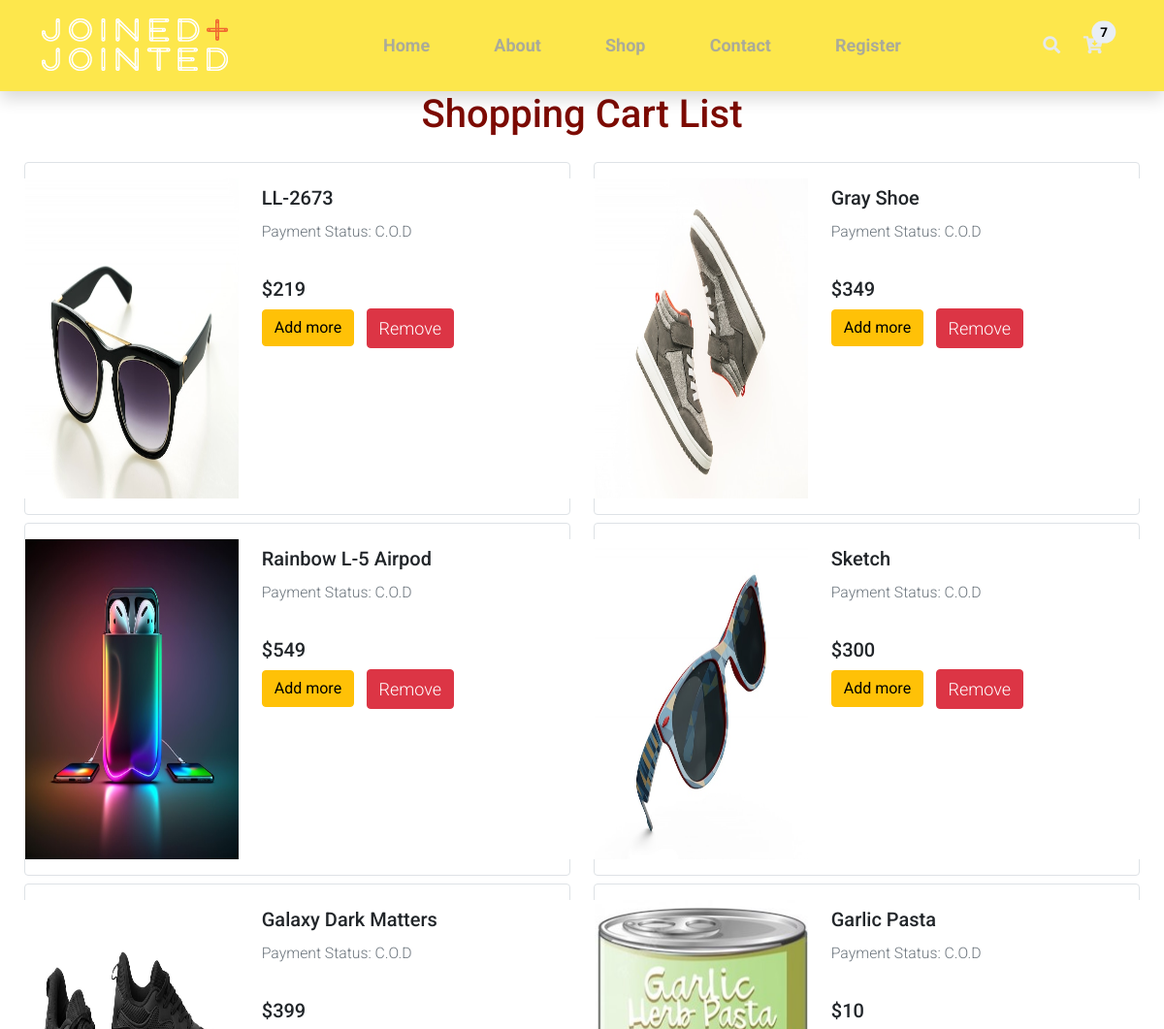
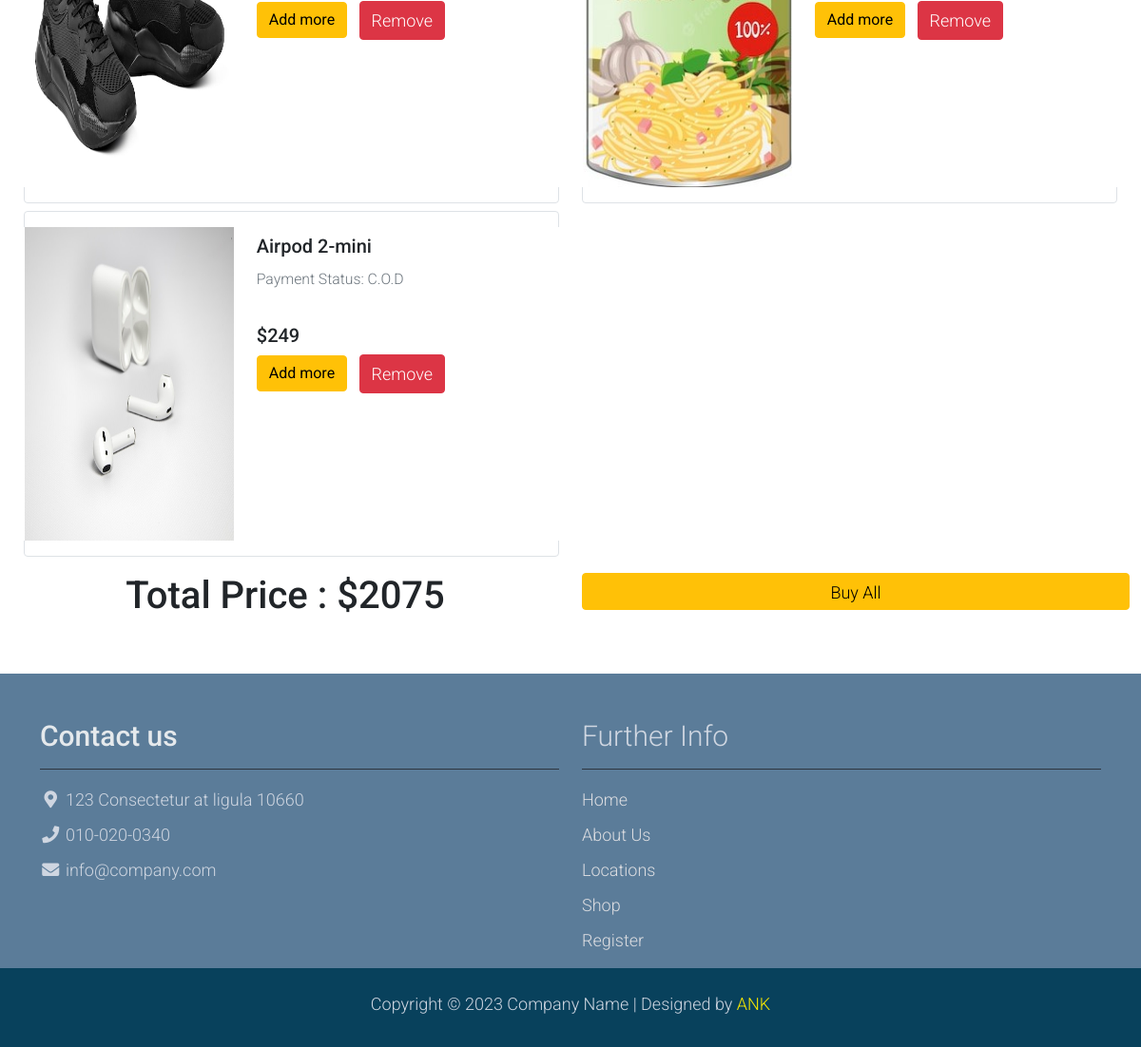
The app's page /cart.php with its own data (2 pictures, top to bottom).
### tables this page shows
CREATE TABLE `order66` (
  `order_id` int(11) NOT NULL,
  `name` varchar(20) NOT NULL,
  `sellername` varchar(30) NOT NULL,
  `imgfile` varchar(100) NOT NULL,
  `price` int(20) NOT NULL,
  `paymentStatus` varchar(11) NOT NULL,
  `createdate` timestamp NOT NULL DEFAULT current_timestamp(),
  `status` int(2) NOT NULL
);

### cart.php (the view, shortened to what this page needs)
<?php
include("header.php");
?>
<?php
$db = mysqli_connect("localhost", "root", "", "joishop");
if (isset($_POST['searchbtn'])) {
  $searchName = $_POST['mdsearch'];
  $searchQuery = "SELECT * FROM product WHERE name LIKE '%$searchName%' AND status='1'";
  $resultSearch = mysqli_query($db, $searchQuery);
?>
  <div class="container py-5">
    <div class="row">
      <?php
      while ($card = mysqli_fetch_array($resultSearch)) {
      ?>
        <div class="col-md-4">
          <div class="card mb-4 product-wap rounded-0">
            <div class="card rounded-0">
              <img class="card-img rounded-0" style="width: 100%;height: 330px; " src="admin/newimgs/<?php echo $card['imgfile'];  ?>" />
              <div class="card-img-overlay rounded-0 product-overlay d-flex align-items-center justify-content-center">
                <ul class="list-unstyled">
                  <li>
                    <a class="btn btn-success text-white mt-2" href="shop-single.php?move=<?php echo $card['product_id'];  ?>"><i class="far fa-eye"></i></a>
                  </li>
                  <li>
                    <form action="" method="POST">
                      <input type="hidden" name="product_id" value="<?php echo $card['product_id'];  ?>">
                      <button type="submit" class="btn btn-success text-white mt-2" name="addmore1"><i class="fas fa-cart-plus"></i></button>
                    </form>
                  </li>
                </ul>
              </div>
            </div>
            <div class="card-body">
              <a href="shop-single.php?move=<?php echo $card['product_id'];  ?>" class="h3 text-decoration-none"><?php echo $card['name'];  ?></a>
              <ul class="w-100 list-unstyled d-flex justify-content-between mb-0">
                <li>
                  <span style="font-size: small; color: #5B7C99;">
                    <?php echo $card['category'];  ?>>><?php echo $card['subcategory'];  ?>
                  </span>
                </li>
                <li class="pt-2">
                  <span class="product-color-dot color-dot-red float-left rounded-circle ml-1"></span>
                  <span class="product-color-dot color-dot-blue float-left rounded-circle ml-1"></span>
                  <span class="product-color-dot color-dot-black float-left rounded-circle ml-1"></span>
                  <span class="product-color-dot color-dot-light float-left rounded-circle ml-1"></span>
                  <span class="product-color-dot color-dot-green float-left rounded-circle ml-1"></span>
                </li>
              </ul>
              <ul class="list-unstyled d-flex justify-content-center mb-1">
                <li>
                  <i class="text-warning fa fa-star"></i>
                  <i class="text-warning fa fa-star"></i>
                  <i class="text-warning fa fa-star"></i>
                  <i class="text-muted fa fa-star"></i>
                  <i class="text-muted fa fa-star"></i>
                </li>
              </ul>
              <p class="text-center mb-0">$<?php echo $card['price'];  ?></p>
            </div>
          </div>
        </div>
      <?php
      };
      ?>
    </div>
  </div>
<?php
} else {
?>
  <div class="container-fluid">
    <h1 style="text-align: center;color: #7c0a02; ">Shopping Cart List</h1>
    <div class="row" style="padding: 13px;">
      <?php
      $totalprice = 0;
      $sql = "SELECT * FROM order66 WHERE status=1";
      $oresult = mysqli_query($db, $sql);
      while ($oanswer = mysqli_fetch_array($oresult)) {
      ?>
        <form action="" method="post" class="cart-items col-md-6">
          <div class="pt-3 pb-3 mt-1 mb-1 border rounded">
            <div class="row bg-white">
              <div class="col-md-5 pl-0">
                <img src="admin/newimgs/<?php echo $oanswer["imgfile"]   ?>" alt="Image1" style="width: 100%;height: 330px; ">
              </div>
              <div class="col-md-5">
                <h5 class="pt-2">
                  <?php echo $oanswer["name"];  ?>
                </h5>
                <small class="text-secondary">Payment Status: <?php echo $oanswer["paymentStatus"]; ?></small>
                <br /><br />
                <h5 class="pt-2">$<?php echo $oanswer["price"];  ?></h5>
                <button type="submit" class="btn btn-warning" name="addmore">Add more</button>
                <a href="cartDel.php?pass=<?php echo $oanswer['order_id']; ?>" class="btn btn-danger mx-2" name="remove">Remove</a>
              </div>
              <?php
              $totalprice += $oanswer["price"];
              ?>
            </div>
          </div>
        </form>
      <?php
      };
      ?>
    </div>
    <div class="row" style="margin-bottom: 50px;">
      <div class="col">
        <h1 style="text-align: center;">Total Price : $<?php echo $totalprice;  ?> </h1>
      </div>
      <div class="col">
        <a style="height: 70%;width: 100%; " href="#" class="btn btn-warning" data-bs-target="#buyall_box" data-bs-toggle="modal">Buy All</a>
      </div>
    </div>
  </div>
<?php
};
?>
<?php
include("footer.php");
?>

### header.php (shortened to what this page needs)
<!DOCTYPE html>
<html lang="en">
<head>
  <link rel="stylesheet" href="assets/css/bootstrap.min.css" />
  <link rel="stylesheet" href="assets/css/templatemo.css" />
  <link rel="stylesheet" href="assets/css/custom.css" />
  <link rel="stylesheet" href="assets/css/fontawesome.min.css" />
</head>
<body>
  <?php
  $db = mysqli_connect("localhost", "root", "", "joishop");
  $count = 0;
  $countquery = "SELECT * FROM order66 WHERE status=1";
  $countR = mysqli_query($db, $countquery);
  while ($go = mysqli_fetch_array($countR)) {
    $count++;
  }
  ?>
  <nav class="navbar navbar-expand-lg navbar-light shadow headChange ">
    <div class="container d-flex justify-content-between align-items-center">
      <a class="navbar-brand text-success logo h1 align-self-center logoSize" href="index.php">
        <img src="assets/img/headIcon.png" alt="Logo" />
      </a>
      <div class="align-self-center collapse navbar-collapse flex-fill d-lg-flex justify-content-lg-between" id="templatemo_main_nav">
        <div class="flex-fill">
          <ul class="nav navbar-nav d-flex justify-content-between mx-lg-auto">
            <li class="nav-item">
              <a class="nav-link  <?php if ($id == "home") {
                                    echo 'activePg';
                                  };   ?>" href="index.php">Home</a>
            </li>
            <li class="nav-item">
              <a class="nav-link <?php if ($id == "about") {
                                    echo 'activePg';
                                  };   ?>" href="about.php">About</a>
            </li>
            <li class="nav-item">
              <a class="nav-link <?php if ($id == "shop") {
                                    echo 'activePg';
                                  };   ?>" href="shop.php">Shop</a>
            </li>
            <li class="nav-item">
              <a class="nav-link <?php if ($id == "contact") {
                                    echo 'activePg';
                                  };   ?>" href="contact.php">Contact</a>
            </li>
            <li class="nav-item">
              <a class="nav-link <?php if ($id == "reg") {
                                    echo 'activePg';
                                  };   ?>" href="register.php">Register</a>
            </li>
          </ul>
        </div>
        <div class="navbar align-self-center d-flex">
          <a class="nav-icon d-none d-lg-inline" href="#" data-bs-target="#templatemo_search" data-bs-toggle="modal">
            <i class="fa fa-fw fa-search text-dark mr-2"></i>
          </a>
          <a class="nav-icon position-relative text-decoration-none" href="cart.php">
            <i class="fa fa-fw fa-cart-arrow-down text-dark mr-1"></i>
            <span class="position-absolute top-0 left-100 translate-middle badge rounded-pill bg-light " style="color: black;"> <?php echo $count; ?> </span>
          </a>
        </div>
      </div>
    </div>
  </nav>

### footer.php (shortened to what this page needs)
<footer class="footColor" id="tempaltemo_footer">
  <div class="container">
    <div class="row">
      <div class="col-md-6 pt-5">
        <h2 style="color: #e5e9ec" class="h2 border-bottom pb-3 border-light logo">
          Contact us
        </h2>
        <ul class="list-unstyled text-light footer-link-list">
          <li>
            <i class="fas fa-map-marker-alt fa-fw"></i>
            123 Consectetur at ligula 10660
          </li>
          <li>
            <i class="fa fa-phone fa-fw"></i>
            <span>010-020-0340</span>
          </li>
          <li>
            <i class="fa fa-envelope fa-fw"></i>
            <span>info@company.com</span>
          </li>
        </ul>
      </div>
      <div class="col-md-6 pt-5">
        <h2 class="h2 text-light border-bottom pb-3 border-light">
          Further Info
        </h2>
        <ul class="list-unstyled text-light footer-link-list">
          <li><a class="text-decoration-none" href="main.php">Home</a></li>
          <li><a class="text-decoration-none" href="about.php">About Us</a></li>
          <li>
            <a class="text-decoration-none" href="contact.php">Locations</a>
          </li>
          <li><a class="text-decoration-none" href="shop.php">Shop</a></li>
          <li><a class="text-decoration-none" href="contact.php#registerForm">Register</a></li>
        </ul>
      </div>
    </div>
  </div>
  <div class="w-100 cpyright py-3">
    <div class="container">
      <div class="row pt-2">
        <div class="col-12">
          <p class="text-left text-light" style="text-align: center">
            Copyright &copy; 2023 Company Name | Designed by
            <span style="color: #f9e900">ANK</span>
          </p>
        </div>
      </div>
    </div>
  </div>
</footer>
</body>
</html>

### assets/css/templatemo.css (style rules this page uses)
body, ul, li, p, a, label, input, div { font-family: 'Roboto', sans-serif; font-size: 18px !important; font-weight: 300 !important; }
.h1 { font-family: 'Roboto', sans-serif; font-size: 48px !important; font-weight: 200 !important; }
.h2 { font-family: 'Roboto', sans-serif; font-size: 30px !important; font-weight: 300; }
.logo { font-weight: 500 !important; }
.text-success { color: #5B7C99 !important; }
.text-light { color: #cfd6e1 !important; }
.bg-light { background-color: #e9eef5 !important; }
#templatemo_main_nav a { color: #212934; }
#templatemo_main_nav .navbar .nav-icon { margin-right: 20px; }
#tempaltemo_footer a { color: #dcdde1; }
#tempaltemo_footer ul.footer-link-list li { padding-top: 10px; }
#tempaltemo_footer .border-light { border-color: #2d343f !important; }
@media (min-width: 768px) { #templatemo_main_nav .navbar-nav { max-width: 450px; } }
@media (min-width: 992px) { #templatemo_main_nav .navbar-nav { max-width: 550px; } }

### assets/css/custom.css (style rules this page uses)
.headChange { background-color: #FDE74C; }
.nav-link { color: #abab98 !important; font-weight: bold !important; }
.text-dark { color: #E5E9EC !important; }
.footColor { background-color: #5b7c99; }
.cpyright { background-color: #08415C; }

### records on screen
order66: imgfile (picture), name "LL-2673", paymentStatus "C.O.D", price "219"
order66: imgfile (picture), name "Gray Shoe", paymentStatus "C.O.D", price "349"
order66: imgfile (picture), name "Rainbow L-5 Airpod", paymentStatus "C.O.D", price "549"
order66: imgfile (picture), name "Sketch", paymentStatus "C.O.D", price "300"
order66: imgfile (picture), name "Galaxy Dark Matters", paymentStatus "C.O.D", price "399"
order66: imgfile (picture), name "Garlic Pasta", paymentStatus "C.O.D", price "10"
order66: imgfile (picture), name "Airpod 2-mini", paymentStatus "C.O.D", price "249"

### other values on screen
$count "7"
$totalprice "2075"
